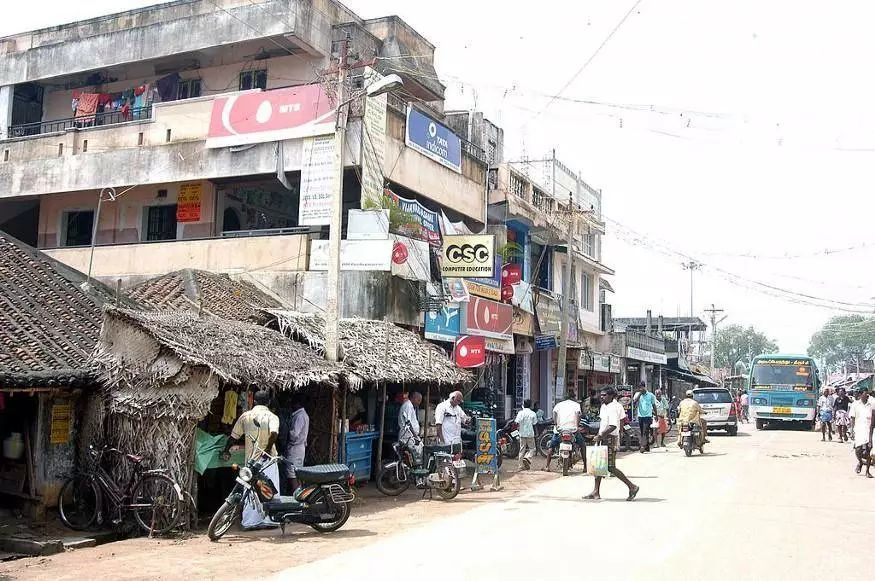
#> input picture notebooks/obj_dect_imageai/image.jpg, 875 x 581 px
$ jupyter execute --allow-errors obj_dect_imageai.ipynb
#> lines starting #> are read from the running program, lines starting #| are printed output that depends on the picture
<span style =" color : green ;font - weight : bold ">ImageAI for Object Detection</span>
http://imageai.org/#features

ImageAI provides API to recognize 1000 different objects in a picture using pre-trained models that were trained on the ImageNet-1000 dataset. The model implementations provided are SqueezeNet, ResNet, InceptionV3 and DenseNet.
</p>
ImageAI provides API to detect, locate and identify 80 most common objects in everyday life in a picture using pre-trained models that were trained on the COCO Dataset. The model implementations provided include RetinaNet, YOLOv3 and TinyYOLOv3.

There are 80 possible objects that you can detect with the
ObjectDetection class, and they are as seen below.

    person,   bicycle,   car,   motorcycle,   airplane,
    bus,   train,   truck,   boat,   traffic light,   fire hydrant,   stop_sign,
    parking meter,   bench,   bird,   cat,   dog,   horse,   sheep,   cow,   elephant,   bear,   zebra,
    giraffe,   backpack,   umbrella,   handbag,   tie,   suitcase,   frisbee,   skis,   snowboard,
    sports ball,   kite,   baseball bat,   baseball glove,   skateboard,   surfboard,   tennis racket,
    bottle,   wine glass,   cup,   fork,   knife,   spoon,   bowl,   banana,   apple,   sandwich,   orange,
    broccoli,   carrot,   hot dog,   pizza,   donot,   cake,   chair,   couch,   potted plant,   bed,
    dining table,   toilet,   tv,   laptop,   mouse,   remote,   keyboard,   cell phone,   microwave,
    oven,   toaster,   sink,   refrigerator,   book,   clock,   vase,   scissors,   teddy bear,   hair dryer,
    toothbrush.

<p>requirements：</p>
<p>tensorflow==1.15.0</p>
<p>numpy==1.19.5</p>
<p>scipy==1.4.1</p>
<p>keras==2.1.0</p>
<p>imageai==2.0.2</p>

<p>Or update to newest version, see https://github.com/OlafenwaMoses/ImageAI</p>

Download the RetinaNet model file for object detection

https://github.com/OlafenwaMoses/ImageAI/releases/download/1.0/resnet50_coco_best_v2.0.1.h5

[cell 1]
from imageai.Detection import ObjectDetection
import matplotlib.pyplot as plt
import skimage.io
import os

[cell 2]
execution_path = os.getcwd()

#> (the rest of this cell did not finish here and is left out)

#> (a cell that did not finish here is left out)

[cell 4]
image = skimage.io.imread("image.jpg")
#> image is the input picture: shape (581, 875, 3); mean R, G, B 176.5, 172.3, 169.8
imagenew = skimage.io.imread("imagenew.jpg")
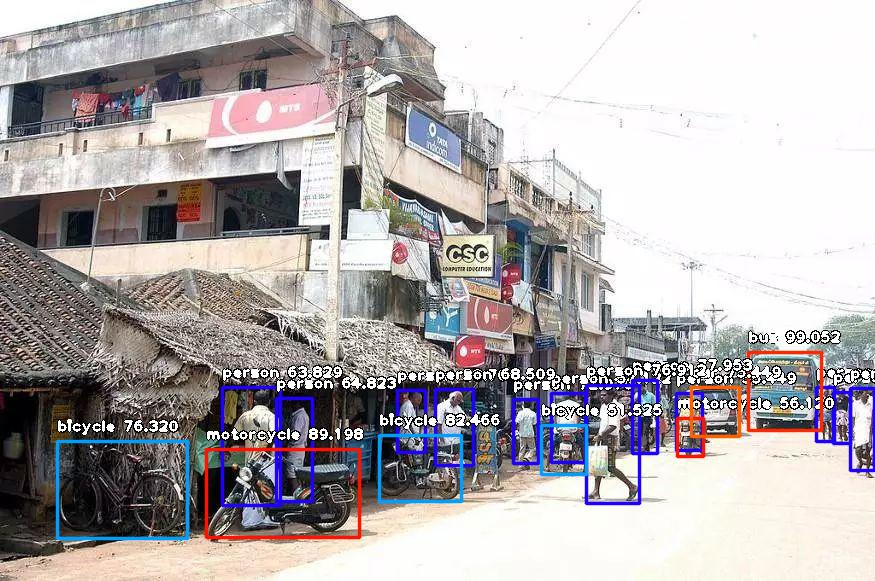
#> input picture notebooks/obj_dect_imageai/imagenew.jpg, 875 x 581 px
#> imagenew is the input picture: shape (581, 875, 3); mean R, G, B 176.4, 171.2, 172.6

_, axis = plt.subplots(1, 2)
axis[0].imshow(image, cmap="gray")
axis[1].imshow(imagenew, cmap="gray")
plt.show()
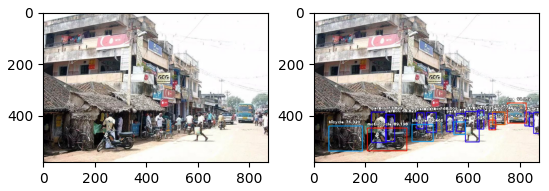
#> figure drawn by matplotlib, 2 panels
